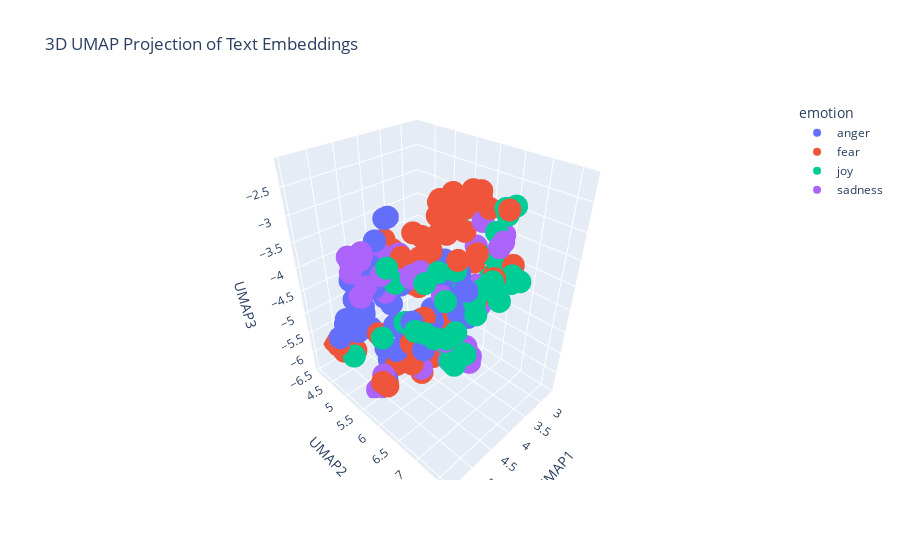

Source (notebook cell):
### Markdown cell above
---
##### <a id='toc1_5_8_1_1_'></a>[**>>> Exercise 4 (Take home):**](#toc0_)

Apply UMAP to the same embeddings to reduce the dimensionality to 3D vectors and plot the 3D graph, discuss the differences and similarities with the 2D graph.

### Code cell
# Answer here
import pandas as pd
import numpy as np
import umap
import plotly.express as px

# Concatenate the training and test data
combined_df = pd.concat([train_df_new, test_df_new], ignore_index=True)

# Prepare the embeddings for UMAP
# Convert the list of embeddings into a 3D numpy array
X_embeddings = np.array(combined_df['embeddings_values'].tolist())

# Apply UMAP for dimensionality reduction
reducer = umap.UMAP(n_components=3, metric='cosine', random_state=28) 
embedding_3d = reducer.fit_transform(X_embeddings)

# Create a DataFrame for plotting
df_plot = pd.DataFrame(embedding_3d, columns=['UMAP1', 'UMAP2', 'UMAP3'])
df_plot['emotion'] = combined_df['emotion']
df_plot['intensity'] = combined_df['intensity']
df_plot['text'] = combined_df['text']


# Visualize the embeddings with Plotly
fig = px.scatter_3d(
    df_plot,
    x='UMAP1',
    y='UMAP2',
    z='UMAP3',
    color='emotion',  # Color points by the 'emotion' column
    hover_data=['text', 'intensity'],  # Show text and intensity on hover
    title='3D UMAP Projection of Text Embeddings'
)

fig.show()

### Figure 1 — Plotly figure (JSON) as saved in the notebook; plotly's stock layout.template omitted (floating-point values rounded to 4 significant figures)
{"data": [{"customdata": [["Not giving a fuck is better than revenge.", 0.625], ["@Docjp they unleashing God's wrath just as Cain did", 0.417], ["All hell is breaking loose in Charlotte. #CharlotteProtest  #looting", 0.625], ["I screened my own snap what kind of narcissistic ass would smh", 0.479], ["@EagleGiles23 @tgilmore_92 what I miss? #outrage", 0.562], ["@danrafaelespn no Tyson fury beat the man who been at top for years Danny Garcia should be above Bradley pacquaio frampton", 0.479], ["@RiotzXVl papercuts sting and stub ur toe last for like 10 secs", 0.396], ["Where's your outrage when a black man kills another black man in the streets?", 0.75], ["seek to conduct attacks against Israel, intended to provoke a reaction that would further inflame feeling within the Islamic world”. •", 0.562], ["Inner conflict happens when we are at odds with ourselves. Honor your values and priorities. #anger #innerconflict #conflict #values", 0.458], ["@justyne_haley it does. if one person ruins season 13 for me, I will be so angry", 0.729], ["@MeghanEMurphy Oh gosh, if you get 800+ raging comments from cruise fans, I will just die laughing!", 0.354], ["Listening to Joey really helps me and my anger.", 0.5], ["I hate my lawn mower. If it had a soul, I'd condemn it to the fiery pits of Hell.", 0.833], ["@politico @realDonaldTrump another angry white man!", 0.708], ["Bloods boiling", 0.708], ["@BarackObama I love Lizzy Warren's latest rage against Wall Street.", 0.177], ["Once again the only thing on my feed is naay raging about something and my brother filling in all the gaps", 0.75], ["i will never watch greys anatomy ever ever ever ever ever again if Shonda Rimes takes away another OG character☹️☹️☹️☹️☹️☹️☹️☹️☹️☹️ #fuming", 0.583], ["Zero help from @ups customer service. Just pushing the buck back and forth and promising callbacks that don’t happen. #anger #loathing", 0.854], ["#Anger or #wrath is an intense emotional response.", 0.562], ["@Daniel_Sankey @hayleyp79 Haha.... Actually, after the Doggies I'm barracking for Anyone But GWS! ", 0.417], ["ESPN just assumed I wanted their free magazines #offended", 0.542], ["@St8edge4life88 eh well i can do the sting vs cactus loser leaves wcw match at bash at the beach lol", 0.396], ["@Callidissima @ahouseingotham wrath of khan is one of the best movies of all time", 0.146], ["Because it was a perfect illusion, but at least now I know what it was. #angry #ladygaga #iscalming#mysoul", 0.556], ["Before revenge you feel good after revenge you feel worse 💯 @HillaryClinton", 0.458], ["@GriffinBowie23 @AliMcClimond sorry to #offend u griffin!!", 0.479], ["@NessaMatthews he's perfect. But not even in that way where you sort of resent him or suspect that he leads a double life. Just perfect.", 0.271], ["“He who is slow to anger is better than the mighty, And he who rules his spirit than he who takes a city.”\\nP16:32 #bibleverse #pride #anger", 0.314], ["Now that @Jasmine_Wrn has snapchat back it's a constant battle to see who can get the ugliest snap of one another 😂🙃 #snap survival", 0.458], ["@KevinI @GGGBoxing @SpecialKBrook pretty average, klitschko fury did about 600k and Joshua white did about 450k", 0.417], ["@JOjojosiejay or in my case a raging moody cow lol why i buy moody cow socks lol", 0.389], ["@wcsportscamp I lol'ed.  Privileged exasperation should be bottled and sold.", 0.375], ["@FoxNews @SheriffClarke @FoxNewsInsider This man is an affront to our justice system.", 0.688], ["You ever just find that the people around you really irritate you sometimes? That's me right now 😒", 0.792], ["@jaybusbee Well, not Archie. No offense but he's kinda old.", 0.396], ["@everycolorbot more like every color looks the same #triggered #colorblind #offended", 0.542], ["@DailyMirror i love how theres no outrage that it's a white man but if it was a black man them BLM would be all over it regardless of reason", 0.726], ["@MaddenFreestyle i turn the game on wanting to play madden, and before i load up a game i just turn it off now.", 0.5], ["Literally fuming fuck sake", 0.86], ["Me being on my dean really saving a lot of ppl, bc I don't snap nomore &amp; it take so much out of me..", 0.348], ["@RealJamesWoods @KennyCoble saddest part of this whole mess is that all of this #anger is #misdirected they should march 2 the #WhiteHouse", 0.667], ["Just watched Django Unchained, Other people may frown, but I titter in delight! 2/5", 0.229], ["@fluffysoftlouis no no. I insist that you give me your best insult first", 0.562], ["Kik to trade, have fun or a conversation  (kik: youraffair) #kik #kikme #messageme #textme #pics #trade #tradepics #dm #snap #bored", 0.167], ["@TrevorHMoore @paget_old In Scotland, the right-wingers are the most rabid anti-nationalists. Socialists are mostly in favour.", 0.604], ["@komal_sidhnani true...\\nThey r burning with other's pleasure!\\nPpl in true love happiness everywhere _😃", 0.312]], "hovertemplate": "emotion=anger<br>UMAP1=%{x}<br>UMAP2=%{y}<br>UMAP3=%{z}<br>text=%{customdata[0]}<br>intensity=%{customdata[1]}<extra></extra>", "legendgroup": "anger", "marker": {"color": "#636efa", "symbol": "circle"}, "mode": "markers", "name": "anger", "scene": "scene", "showlegend": true, "type": "scatter3d", "x": [4.487, 4.865, 4.822, 4.203, 4.264, 3.018, 4.268, 4.486, 5.102, 5.14, 4.313, 4.665, 5.074, 4.044, 4.316, 4.869, 4.585, 4.49, 4.228, 3.448, 5.091, 2.823, 3.906, 4.236, 4.381, 5.03, 4.983, 3.686, 4.438, 5.22, 4.309, 2.933, 5.077, 4.934, 3.868, 4.846, 3.453, 3.841, 4.103, 3.366, 4.2, 4.968, 4.55, 5.057, 3.626, 4.374, 3.489, 4.945], "y": [4.517, 4.647, 5.379, 4.518, 5.14, 5.844, 5.716, 5.068, 4.345, 4.717, 4.836, 6.434, 5.209, 4.121, 5.252, 4.637, 5.44, 4.517, 4.927, 4.31, 4.653, 5.489, 5.406, 6.055, 6.772, 5.146, 5.235, 5.497, 6.813, 4.796, 5.065, 5.914, 6.036, 6.55, 5.194, 4.546, 5.68, 5.443, 5.019, 5.892, 4.288, 5.435, 5.07, 6.435, 5.74, 5.052, 4.834, 7.392], "z": [-4.343, -5.484, -6.311, -3.786, -5.415, -5.5, -3.975, -6.203, -5.679, -4.983, -4.841, -4.588, -4.468, -4.664, -6.089, -4.715, -5.642, -4.743, -5.001, -5.238, -5.085, -4.898, -5.293, -4.773, -3.789, -4.675, -4.969, -5.097, -3.335, -5.009, -3.08, -5.431, -4.387, -4.677, -6.141, -4.345, -4.669, -5.521, -6.142, -5.166, -4.413, -3.991, -5.848, -4.103, -3.914, -3.089, -6.129, -3.099]}, {"customdata": [["Confiaejce comes not from always being right but from not fearing to be wrong.-Peter T. Mcintyre", 0.333], ["@GlobeChadFinn Sadly, not enough names.  The whole farewell tour situation would make me shy away from good value b et.", 0.417], ["bout to read this article 'Moving the Conversation Forward: Homosexuality &amp; Christianity' from someone in the foursquare church ", 0.224], ["@ChrisChristie You have no Police credentials-You were a litigator. Nothing more-No Experience.#Sad #TrumpPuppet #Felon #bully #jersey4sale", 0.479], ["Gonna get some acupuncture today for all my damn anxiety 🙃🤕", 0.854], ["Jorge deserves it, honestly. He's weak.  #90dayfiance", 0.229], ["@PanicAtTheDisco hey, y'all announced it like immediately after I asked. Nice. Thanks y'all ", 0.25], ["Just want to be a dad so i can play kick the baby with my little one #southpark #mellogang #ghastly #edm #plur #dad #djlife #dj #producer", 0.333], ["hi my names anxiety and i have shaun", 0.776], ["#America finding #gratitude amidst the sadness and frustration about race, #fear, anger and #racism, i remain hopeful _ i'm an earth fixer'", 0.583], ["@GeneralBakshi Only Indian seems to be afraid of War is @sardesairajdeep n like India is for WAR! WAR! WAR! we cry war. #PakistanMustPay", 0.667], ["@Budget  car rental you have made realize why I always use @nationalcares!!!!  What a !! #disgusted", 0.521], ["You make me breathless.", 0.312], ["@MikeGrunwald Anything is better than a Trump ramble. He is awful. Truly truly awful.", 0.625], ["Omg he kissed her🙈 #shy #w", 0.312], ["Focusing primarily on the person you’re talking to rather than yourself and the impression you’re making lessens social anxiety.", 0.521], ["@_jamiebraidwood haha, horrific is all that needs to be said. Glad I'm away to Spain on Sat so missing game 🍹🍕🍺☉☉", 0.479], ["#AnthonyWeiner #DISTRACTION #what is really going on? #selection #election #Syria  #race #riots #GasCrisis2016 #NoDAPL #rape", 0.771], ["It was an #amazing #start to the first #fall  day. Will it be an #Indiansummer", 0.292], ["Wah just woke up frm a fucking nightmare", 0.898], ["@ANI_news #Pakistan should stop cross border #terrorism if they really need solution for #KashmirIssue. @narendramodi sir, #India should act", 0.688], ["@GuardianAus @guardian because there is a realistic probability that a clown might be their next president. #clown #uspol ", 0.604], ["I have another test tonight ", 0.438], ["Super shitting it about this tattoo ", 0.604], ["@Meruna_  as a musician, I can tell you that more people get discouraged when learning because of shitty instruments than anything else.", 0.396], ["#Trump ’s ‘Make America Great Again’ plan is exactly like the first 15 minutes of the #movie #ChildrenOfMen.\\n\\n#cages #terrorism #refugees", 0.521], ["@LmRyle @tomcolicchio @realDonaldTrump @HillaryClinton @ajjaffe I understand your concerns but look at her foundation contributions #worry", 0.562], ["Swear to God don't get a smart meter from your power company, 8 months of daft bills, 6 visits from British Gas #nightmare #stressed", 0.688], ["@bumbleb33tuna door and cleared his throat, trying to dispel any nervousness he had left.", 0.479], ["@TJ_FASHO lmao clown my own hair I'm going to dread lmao", 0.375], ["@Montel_Williams If this ban goes through, it will harm so many people, disabled veterans, people who have #chronicpain,  #iamkratom", 0.685], ["What the fuck is he even doing ? He should be off that's fucking horrific !", 0.75], ["okay i AHVE to start mob psycho 100 today. if i dont im going to fight myself", 0.562], ["Wish I was a kid again. The only stressful part was whether Gabriella and Troy would get back together or not. #hsm2 #nightmare", 0.395], ["@jade0208 unfortunately the diet is still on, so they will have to wait till Friday I'm afraid.", 0.562], ["Is it terrorism to intimidate a populace? What case held 'coercion by people in uniform is per se intimidation'?", 0.562], ["@ManUnitedWriter He has had a dreadful first half, not to mention rashford would've got on the end of a couple of those through balls #pace", 0.396], ["Recording some more #FNAF and had to FaceTime my mum to let her know I was okay after I let out a high pitched scream 😂  #suchagirl", 0.458], ["World is facing #terrorism. Where #Terrorist's school exist? Who are terrorist's teacher &amp; father. Which is terrorist's motherland?", 0.667], ["@BartholomewD It's -terrible-! We're going to the local fish/chip place in Kirribilli ", 0.354], ["I Don't know what make #Pakistan fear more their #terrorist or their #terrorism  #TerrorStatePak", 0.846], ["@SalmonDelicious @bigdickkishibae I lost it at 18. Like, really not a big deal. Don't worry about trivial shit like that.", 0.292], ["@peacexxanna your nightmare", 0.583], ["Tomorrow is going to be a challenge, I have to talk at a freshers fair to STRANGERS 😁and pick up my new flat keys #anxiety", 0.7], ["@eileen_davidson on RHOBH, you just do not want to assume an affair while you were married so you criticize @LisaVanderpump! ", 0.458], ["@DeionSandersJr @DeionSanders so bad...Slash prices or send them to refugee camps, like team gear after they lose championships. #awful", 0.396], ["Huns are like a box of coffee revels ", 0.229], ["still shaking though 🙃", 0.688], ["Ellie from @myspanishboots is here to answer your questions! Don't be shy - she loves talking about #equestrian fashion ;-) #equestrianhour", 0.208], ["A shy failure is nobler than an immodest success.", 0.333], ["@97_aleix having a terrific game and not at all fazed #MCFC", 0.292], ["Bout ta get my @dontbreathe on up in here! @WarrenTheaters #nervous #icantholdmybreaththatlong", 0.688], ["Staff on @ryainair FR1005. Asked for info and told to look online. You get what you pay for. #Ryanair @STN_Airport #Compensation #awful", 0.271], ["Northampton are awful 🙈", 0.5], ["@CNNPolitics I can't wait to hear what he had to say about the brilliant Dr. Hawking... it should be rich... In the poorest of taste! ", 0.246], ["Not the best horror ever but I like that the uncertainty", 0.333], ["@spencer0415 awe, I love you kid!!", 0.06], ["Bout ta get my @dontbreathe on up in here! @WarrenTheaters  #icantholdmybreaththatlong", 0.438], ["@SAHARTHERAPPER I unfollowed without hesitation &lt;3", 0.229], ["@CesarSampao @thisisbolton don't get me started on town centre. Used to go every week.... not been for 18 months #horrible", 0.479], ["@madhav_pastey moral of the story, never check mails in the night. PS. Most notices have nothing much to worry about. @ashwinikn", 0.354], ["They'll be yo friend, shake your hand, then kick in yo door thas the way the game go🤖🤐.", 0.417], ["About 7 weeks till I can pick up my camera again. Though I think there is a group cemetery shoot in october I can make! #photography #horror", 0.396], ["Gahh...BT, in queue for 30 minutes.. Now put through to BT Sport dept to cancel... back in a queue again... #shocking", 0.5]], "hovertemplate": "emotion=fear<br>UMAP1=%{x}<br>UMAP2=%{y}<br>UMAP3=%{z}<br>text=%{customdata[0]}<br>intensity=%{customdata[1]}<extra></extra>", "legendgroup": "fear", "marker": {"color": "#EF553B", "symbol": "circle"}, "mode": "markers", "name": "fear", "scene": "scene", "showlegend": true, "type": "scatter3d", "x": [3.889, 3.184, 5.003, 3.602, 3.39, 3.625, 4.497, 4.34, 3.556, 4.955, 4.824, 3.16, 4.637, 3.251, 4.13, 3.897, 2.805, 4.541, 3.519, 3.733, 4.993, 4.015, 2.968, 3.708, 3.783, 4.202, 4.464, 3.14, 3.287, 4.395, 4.01, 3.8, 3.264, 3.349, 3.202, 5.12, 2.823, 3.601, 5.085, 2.818, 5.027, 3.674, 3.438, 3.312, 4.507, 3.252, 5.304, 3.31, 4.269, 4.12, 2.841, 3.124, 3.084, 2.688, 3.791, 3.038, 4.554, 3.194, 4.448, 2.757, 3.005, 4.326, 3.002, 3.031], "y": [6.026, 6.226, 5.476, 5.321, 5.356, 5.087, 7.48, 5.955, 5.549, 5.566, 4.406, 4.417, 6.424, 5.469, 6.249, 5.822, 5.382, 5.365, 7.108, 4.203, 4.247, 5.625, 5.689, 4.415, 5.395, 5.726, 5.735, 4.348, 5.895, 6.185, 5.894, 4.255, 5.504, 4.876, 6.072, 4.129, 5.9, 5.966, 4.201, 5.173, 4.144, 5.159, 4.726, 5.621, 5.778, 5.37, 5.889, 5.701, 7.449, 6.079, 6.281, 6.076, 4.487, 5.219, 5.624, 5.828, 6.87, 6.322, 7.122, 4.975, 5.25, 5.398, 5.98, 4.433], "z": [-3.194, -4.699, -6.169, -6.118, -3.011, -5.668, -3.076, -4.7, -2.848, -6.236, -6.157, -5.306, -3.025, -5.893, -2.894, -2.936, -4.835, -6.093, -3.467, -4.068, -6.176, -6.111, -3.141, -4.22, -4.104, -6.3, -5.876, -4.94, -3.417, -4.938, -5.845, -4.538, -3.385, -3.885, -4.0, -5.884, -4.783, -2.688, -5.981, -4.903, -6.072, -4.096, -3.832, -2.776, -5.295, -5.582, -4.516, -3.174, -2.166, -3.074, -4.353, -2.766, -5.369, -5.269, -6.213, -2.747, -3.031, -2.876, -2.863, -5.126, -3.655, -3.708, -2.731, -5.188]}, {"customdata": [["It has been medically proven that laughter is an effective pain killer.", 0.48], ["Who actually chooses to drink sparkling water 🤔", 0.208], ["Loved @Bethenny independence msg on @WendyWilliams, be happy &amp; fulfilled within yourself &amp; positivity will flock to you #happy #independent", 0.646], ["Hey NASCAR fans. Are you going to the race in Loudon this weekend?  Why not stop by New Day Diner for a great hearty breakfast before you go", 0.385], ["“Don’t burn out; keep yourselves fueled and aflame. Be alert servants of the Master, cheerfully expectant.' Romans 12:11-12", 0.433], ["Watch this amazing live.ly broadcast by @brooke_bridges  #musically", 0.655], ["@Tomstarling86 He didn't have many chances to show what he can do but looked lively and had a good shot tipped over the bar before the end.", 0.36], ["@MoAmali @awosss @Arsenalman2011 listen I dn't subscribe to this team coq Team xhaka stuff. I like all our players. Depth has me elated", 0.562], ["#OneSimpleChange: Drink sparkling water instead of soft drinks to steer clear of fructose while still getting a refreshing carbonation kick.", 0.227], ["@aradsliff don't know I'm from nj we are the worst on purpose. ", 0.139], ["@KWAYNTjoia it's exhilarating", 0.583], ["One time I saw Rachel from glee tell someone their job was on a pole and I said that in 5th grade to a boy and he look confused", 0.271], ["Watch this amazing live.ly broadcast by @footballrocks123456 #lively #musically", 0.58], ["Anyone know how the #Mariners did today? The mood here seems strangely jubilant! As Meatloaf says, 2 out of 3 ain't bad, unless you win one!", 0.48], ["Watch this amazing live.ly broadcast by @ittzdevin  #musically", 0.483], ["Go follow #beautiful #Snowgang ♥@Amynicolehill12 ♥ #Princess #fitness #bodyposi #haircut  #Whitegirlwednesday", 0.375], ["Loved @Bethenny independence msg on @WendyWilliams, be happy &amp; fulfilled within yourself &amp; positivity will flock to you  #independent", 0.583], ["Three days off a month with two ex wives and no home could be worse. I don't know how, but it could #oilandgas #optimism", 0.25], ["Watch this amazing live.ly broadcast by @brooke_bridges #lively #musically", 0.5], ["@yoursecretsub1 Trust me dear, if you want to make anything invisible, hang a wet paint on it, and hilarity will ensue.", 0.521], ["@ardit_haliti I'm so gutted. I loved her cheery disposition.", 0.5], ["@TheMandyMoore You are beyond wonderful.  Your singing prowess is phenomenal but damn... I'm just elated to watch you act again. #ThisIsUs 珞", 0.879], ["Day 3 of #harvest16 - listening to the sound of the chopper working it's way closer to home at @mountaindairy makes me #happy. #farm365", 0.68], ["#smile is the #respect we give everyone.", 0.583], ["I might not pay for my own health insurance but I do like sparkling water and Brussels sprouts now so I think I'm an adult", 0.417], ["@niceoneWern @Alotta_Pain the gleesome threesome", 0.32], ["chirp chirp! what a beautiful white and red bird! 🐦", 0.625], ["@mehnazt @Mel_Harder I live a life devoid of mirth. Come to think of it, there aren't enough taco bowls in my life, either.", 0.3], ["it's so breezy out today, i can't go to back to school night with bare legs like i've had all day", 0.25], ["I assume that people pick up on my joviality coz I lol a lot but it's just not working. Maybe I need to get heavy handed with emoticons? Ha", 0.458], ["i mean i guess most of the mean ones are treated as like playful but i want to support yoosung without dating him ;___;", 0.32], ["💥⚖️Yeah‼️ PAUL‼️⚖️💥  #glorious #BB18", 0.917], ["#ContentwiththeLordsPortion:O satisfy us early with thy #mercy;that we may #rejoice &amp; be glad all our days.#Ps 90:14 #gladness #joy #delight", 0.72], ["*violently screams at the four winds* WE AINT EVER GETTING OLDER *cute jovial rhythm starts* *moves hips along and waves arms in the air*", 0.604], ["Fee otherwise tricks: palm oil delegation mt jaunty resident: TZxCHLdAQ", 0.269], ["backed pats -2.5 10/11 just before ", 0.32], ["[Moment of levity on the B41] Baby: I want ISIS! Give me ISIS!\\nMom: Shh!\\nBaby: I want ISIS!\\nWest Indian woman: She wants what?\\nMom: *Ices*.", 0.521], ["So far ours greet have raised £250 for @HGatChristmas with more to come in #sparkling @CllrJohnFox @simoncotton69", 0.625], ["@HunterDean_ [he gives a gleeful squeak and wraps around you] All mine!", 0.729], ["@airtelindia have some issues with my broadband bill ,I am charged for the month before I signed up with airtel.. #hilarious", 0.34], ["Chris would take full responsibility and would want us all to rejoice in the memories we all had with him.", 0.28], ["A cheerful heart is good medicine, but a broken spirit saps a person's strength.' {Proverbs 17:22} #WednesdayWisdom", 0.292], ["@Communism_Kills i get the subway melt and make sure it's only hearty italian bread... black olives are a must though", 0.38], ["Nawaz Sharif is getting more funnier than @kapilsharmak9 day by day. #laughter #challenge #kashmir #baloch", 0.7], ["@MichiganBromo Good optimism sir :)", 0.538]], "hovertemplate": "emotion=joy<br>UMAP1=%{x}<br>UMAP2=%{y}<br>UMAP3=%{z}<br>text=%{customdata[0]}<br>intensity=%{customdata[1]}<extra></extra>", "legendgroup": "joy", "marker": {"color": "#00cc96", "symbol": "circle"}, "mode": "markers", "name": "joy", "scene": "scene", "showlegend": true, "type": "scatter3d", "x": [5.229, 4.795, 4.766, 3.571, 5.169, 4.202, 2.715, 4.14, 4.817, 3.07, 4.613, 5.104, 4.063, 3.452, 4.005, 4.366, 4.745, 3.384, 4.238, 4.865, 3.646, 4.558, 3.817, 5.097, 4.835, 4.383, 4.146, 4.112, 3.02, 5.116, 4.96, 4.354, 5.059, 4.726, 4.777, 2.72, 5.344, 2.783, 4.501, 3.2, 4.224, 5.3, 4.362, 4.912, 3.397], "y": [6.691, 7.071, 7.611, 7.296, 7.26, 7.395, 6.101, 7.015, 7.109, 5.292, 7.3, 5.96, 7.404, 7.065, 7.208, 7.351, 7.652, 6.567, 7.411, 6.503, 6.219, 7.498, 7.308, 6.763, 7.038, 7.084, 7.166, 6.732, 5.61, 6.336, 5.962, 7.498, 7.326, 6.81, 6.851, 5.93, 6.038, 6.348, 6.789, 4.306, 6.171, 7.142, 6.91, 4.46, 6.769], "z": [-4.029, -4.704, -3.064, -3.661, -3.861, -2.206, -4.517, -3.675, -4.709, -5.655, -3.728, -3.322, -2.195, -3.864, -2.311, -2.481, -3.012, -4.162, -2.259, -4.405, -4.322, -3.09, -3.429, -3.214, -4.657, -3.753, -3.002, -5.202, -3.186, -4.13, -3.662, -3.521, -3.772, -3.69, -4.421, -4.848, -4.492, -4.48, -3.264, -5.013, -3.706, -3.842, -4.908, -6.226, -3.748]}, {"customdata": [["Never leave me alone with my credit card. Nope nope mope.", 0.458], ["a good shorty has so much to offer &amp; it's sad that some of you niggas don't even see it when she right in front of your face and too late", 0.521], ["Just wish I was appreciated for all I do! When is it my turn to be taken care of!! I want a break!! #tired ", 0.771], ["if you're unhappy with someone just fucking tell them you're unhappy and leave. Don't go fuckin around with other people on the side", 0.604], ["Has anyone noticed that @npr stories in recent days all paint positive accomplishments for Trump and challenges for Hillary? #surprised ", 0.333], ["#RiceFODays now I am Alex Butler's class on financial management. Starts off with a great, relevant class discussion: movies and sunk costs", 0.229], ["What's a Kali's kitten? [She asked, a frown curling on her fair skinned forehead as he showed her the scar] A cat did - (@ScarredTiger)", 0.417], ["@TNFryed Jesus, you just made think that of all the Vols v fl games I've seen. I've never seen a win. #depression", 0.833], ["@ReserveHinata tend to them he's going to get infections. \\n\\nHe's frowning and looking down as he does this. \\nIt must hurt damn.]", 0.475], ["I have no clue where my charger is... #lost", 0.604], ["#FF @ElizaNealsRocks Love &amp; support, always!! Eliza Neals ROCKS!! #blues #music #friends 😎🎸", 0.125], ["as a very depressed and suicidal person seeing someone sing about their own depressing life yet having fun is very relatable and encouraging", 0.667], ["@midnight #EndTrumpweek please, it's #depressing me.", 0.667], ["This weather got me fucked up. Like you either be sunny and hot or gloomy and cold. No in between.", 0.646], ["@everton_de_leon @sterushton Genuinely grim stuff. Over a century of history sold off by some porn baron twats for a minty new stadium. Urgh", 0.624], ["Isn't the whole 'it's been hijacked' argument the same argument used to ban or discourage the display of the St George's Cross? Shame @LBC", 0.636], ["@CCTakato at least in crystal every part of it is portrayed as being WRONG, the dark atmosphere, the fact that mamoru is brainwashed", 0.613], ["It's become a verb. 'I'm gonna Villaseñor all those old contacts I don't need anymore.' #sadness @melissavcomedy #waitingforexplanation", 0.542], ["Some moving clips on youtube tonight of the vigil held at Tulsa Metropolitan Baptist church for #TerenceCruther #justice #anger #sadness", 0.604], ["#PeopleLikeMeBecause of some unknown reason but I try to discourage it", 0.278], ["Life is too short so dont shoot it in with worries sadness and grief.", 0.646], ["@PottzGaming hmu need players for lans next year. DM me. Need serious players. Im under org", 0.125], ["@duncantrussell does Remo Williams ever actually 'save' anyone or does he just sulk around killing random undesirables ?", 0.396], [". @UNFCCC @uncclearn The problem is the time it has taken to do this means its going to be out of date already. #sadly", 0.445], ["Isaiah 40:31\\nthose who trust in the Lord will find new strength.\\nThey will soar high on wings like eagles.\\nThey will run and not grow weary.", 0.214], ["Never let me see you frown", 0.312], ["@WilsonsWorld I was in high school and remember helping neighbors clean up back home in Greenville.  Pretty sobering stuff.  #sadness", 0.688], ["There is no dark side in the moon. In fact, it's all dark.'\\nGerry O'Driscoll at the end of 'The Dark side of the Moon'", 0.229], ["Finished writing my second book tonight. #somber #sad #youpromised #havemercy #author #writer #needpublisher #beingedited #workingonsidebook", 0.521], ["@UltimateBoxer My heart because you left me for so long again\\n\\n*slight pout but it turned to a smile*\\n\\nheheh just kidding, no I'm fine-", 0.333], ["My soul is weary of fighting the battles in this world. #BlackInAmerica #WeAreNotSafe", 0.771], ["@kcbbcxo don't get discouraged! it's early on &amp; it can get overwhelming. keep reading &amp; use cue cards 😊 it'll get better!!", 0.229], ["@groovydadad @MHChat 🙂ty I often conflate the two depression + sadness, but they are very different. This q reminded me of that #mhchat", 0.583], ["#FF \\n\\n@The_Family_X \\n\\n#soul #blues &amp; #rock #band\\n\\n#music from the #heart\\n\\nWith soul &amp; #passion \\n\\nXx 🎶 xX", 0.25], ["In serious need of a nap", 0.354], ["On bedrest since I got out of the hospital. U find in unopened beer.. what do I do. Pour that shit out! No alcohol at all for me #sober", 0.44], ["This world has some serious issues we should all go to therapy", 0.75], ["@Barcabhoy1 Of course not. Didn't sink his studs into a knee like Forrester", 0.396], ["[ @HedgehogDylan ] *she would frown a bit, folding her arms* 'why is it that every time I'm in need of assistance someone expects a lil **", 0.562], ["Should of stayed in Dubai 😞", 0.708], ["It's basically a dead skin peel which sounds grim. But it literally gets rid of so much dead skin from your pores.", 0.354], ["We are about a little over an hour away! We will arrive soon, do not fret!", 0.125], ["@kayleighmcenany  @DonaldJTrumpJr Is that really all you can offer for those who sacrifice daily to keep you safe...? @kayleighmcenany #sad", 0.625]], "hovertemplate": "emotion=sadness<br>UMAP1=%{x}<br>UMAP2=%{y}<br>UMAP3=%{z}<br>text=%{customdata[0]}<br>intensity=%{customdata[1]}<extra></extra>", "legendgroup": "sadness", "marker": {"color": "#ab63fa", "symbol": "circle"}, "mode": "markers", "name": "sadness", "scene": "scene", "showlegend": true, "type": "scatter3d", "x": [5.116, 4.393, 4.984, 4.424, 4.299, 3.272, 5.478, 3.664, 4.082, 5.236, 4.461, 4.859, 3.909, 4.249, 2.904, 3.614, 4.073, 3.811, 4.838, 5.186, 4.378, 3.891, 5.325, 3.23, 5.183, 5.018, 3.782, 4.169, 3.791, 4.975, 5.079, 3.177, 3.92, 4.526, 5.069, 3.927, 4.949, 3.138, 5.349, 3.186, 3.181, 3.002, 3.552], "y": [5.361, 5.323, 4.835, 4.334, 5.817, 6.719, 5.745, 6.375, 5.048, 5.482, 7.543, 5.583, 6.18, 4.162, 5.112, 4.837, 4.962, 6.614, 5.309, 5.92, 5.913, 5.957, 5.559, 6.293, 7.246, 6.406, 6.442, 4.954, 6.585, 6.353, 5.397, 6.078, 6.679, 7.534, 4.897, 4.278, 4.746, 5.554, 5.734, 6.14, 5.022, 6.056, 5.697], "z": [-3.301, -3.824, -3.778, -4.086, -6.051, -3.176, -3.767, -5.537, -3.89, -3.346, -2.51, -4.073, -5.849, -4.185, -5.199, -6.038, -4.307, -5.529, -6.214, -3.431, -3.738, -4.461, -3.943, -4.839, -3.903, -3.286, -5.458, -4.245, -5.712, -3.372, -6.371, -3.677, -5.536, -2.567, -3.6, -4.269, -4.032, -4.712, -3.649, -4.475, -4.396, -3.272, -5.901]}], "layout": {"legend": {"title": {"text": "emotion"}, "tracegroupgap": 0}, "scene": {"domain": {"x": [0, 1], "y": [0, 1]}, "xaxis": {"title": {"text": "UMAP1"}}, "yaxis": {"title": {"text": "UMAP2"}}, "zaxis": {"title": {"text": "UMAP3"}}}, "title": {"text": "3D UMAP Projection of Text Embeddings"}}}
